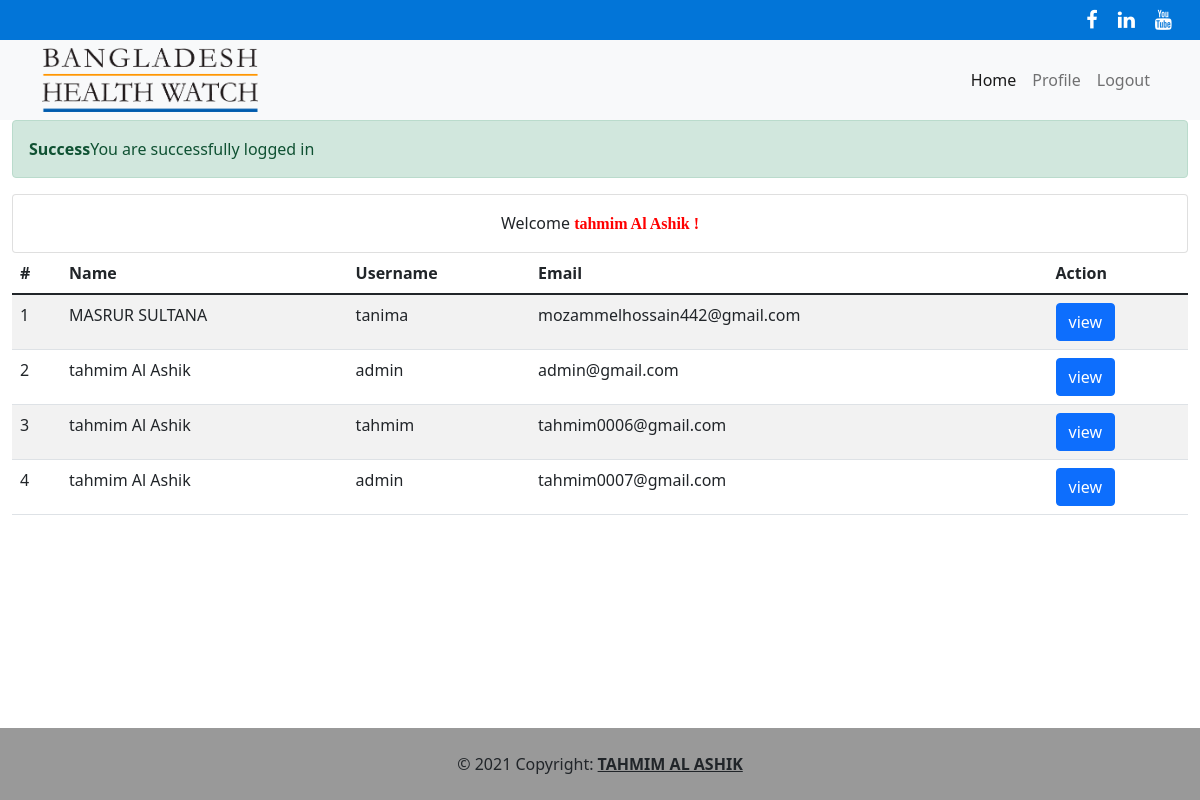
/index.php (signed in), run on the app's committed database.
### tables this page shows
CREATE TABLE `users` (
  `id` int(11) NOT NULL,
  `name` varchar(255) NOT NULL,
  `username` varchar(255) NOT NULL,
  `email` varchar(255) NOT NULL,
  `password` varchar(255) NOT NULL
);

### library/Session.php (called while the page is built, shortened)
<?php
class Session{
    public static function get($key){
        if(isset($_SESSION[$key])){
            return $_SESSION[$key];
        }
        else{
            return false;
        }
    }
}
?>

### library/User.php (called while the page is built, shortened)
<?php
include_once 'Session.php';
include 'ProjectDatabase.php';
class User{
    private $db;
    public function __construct(){
        $this->db= new ProjectDatabase();
    }
    public function getUserData(){
        $sql = "SELECT * FROM users ORDER BY id DESC";
        $query = $this->db->pdo->prepare($sql);
        $query -> execute();
        $result = $query->fetchAll();
        return $result;
    }
}
?>

### library/ProjectDatabase.php (called while the page is built)
<?php
class ProjectDatabase{
    private $dbHost = "localhost";
    private $dbUser = "root";
    private $dbPass = "";
    private $dbName ="brac";
    public $pdo;
    public function __construct(){
        if(!isset($this->pdo)){
            try{
                $link = new PDO("mysql:host=".$this->dbHost.";dbname=".$this->dbName,$this->dbUser,$this->dbPass);
                $link->setAttribute(PDO::ATTR_ERRMODE,PDO::ERRMODE_EXCEPTION);
                $link->exec("SET CHARACTER SET utf8");
                $this-> pdo = $link;
            }catch (PDOException $e){
                echo"failed to connect with Database".$e->getMessage();
            }
        }
    }
}
?>

### index.php (the view, shortened to what this page needs)
<?php
include "includes/header.php";
include "library/user.php";
?>
<?php
  $loginmsg = Session::get("loginmsg");
  if(isset($loginmsg)){
      echo $loginmsg;
  }
?>
<div class="card">
    <div class="card-body text-center">
        Welcome <strong style="color: red; font-family: 'Harlow Solid Italic'"><?php
        $name = Session::get("name");
        if (isset ($name)){
            echo $name;
        }
        ?>
            !
        </strong>
    </div>
</div>
<div class="table-responsive">
<table class="table table-striped">
    <div style="overflow-x:auto;width: 100%">
    <thead>
    <tr>
        <th scope="col">#</th>
        <th scope="col">Name</th>
        <th scope="col">Username</th>
        <th scope="col">Email</th>
        <th scope="col">Action</th>
    </tr>
    </thead>
        <tbody>
        <?php
        $user = new User();
        $userdata = $user->getUserData();
        if($userdata){
            $i=0;
            foreach ($userdata as $data){
                $i++;
                ?>
                <tr>
                    <td> <?php echo $i; ?></td>
                    <td> <?php echo $data ['name'];?></td>
                    <td><?php echo $data ['username'];?></td>
                    <td><?php echo $data ['email'];?></td>
                    <td><a href="profile.php?id=<?php echo $data ['id'];?>"><button type="button" class="btn btn-primary">view</button></a> </td>
                </tr>
         <?php   }} else{ ?>
            <tr><td colspan="5">No User Data Found</td></tr>
            <?php } ?>
    </tbody>
    </div>
</table>
</div>
<?php
include "includes/footer.php";
?>

### includes/header.php (shortened to what this page needs)
<?php
 $filepath = realpath(dirname(__FILE__));
 include_once $filepath.'/../library/Session.php';
?>
<!doctype html>
<html lang="en">
<head>
    <link href="https://cdn.jsdelivr.net/npm/bootstrap@5.1.3/dist/css/bootstrap.min.css" rel="stylesheet">
    <link rel="stylesheet" href="includes/css/style.css" >
    <link  href="http://cdnjs.cloudflare.com/ajax/libs/font-awesome/4.3.0/css/font-awesome.css" rel="stylesheet"  type='text/css'>
</head>
<body>
    <nav class="navbar bd-dark navbar-dark navbar-custom">
        <div class="container-fluid">
            <a  class="navbar-brand ms-auto" style="color: white" target="_blank" href="https://www.facebook.com/Bangladesh-Health-Watch-BHW-109403770656047"><i class="fa fa-facebook"></i></a>
            <a  class="navbar-brand ms-1" style="color: white" target="_blank" href="https://www.linkedin.com/in/bangladesh-health-watch-4800ab206/"><i class="fa fa-linkedin"></i></a>
            <a  class="navbar-brand ms-1" style="color: white" target="_blank" href="https://www.youtube.com/channel/UC0Uf5r2je-CQG-506n0l5_g"><i class="fa fa-youtube"></i></a>
        </div>
    </nav>
    <nav class="navbar navbar-expand-lg navbar-light bg-light custom-navbar">
        <div class="container">
            <a href="https://bangladeshhealthwatch.org">
                <img class="logo " src="assets/images/logo.png"  alt="BHW Logo Image">
            </a>
            <div class="collapse navbar-collapse" id="navbarNavDropdown">
                <ul class="navbar-nav ms-auto">
                    <li class="nav-item">
                        <a class="nav-link active" aria-current="page" href="index.php">Home</a>
                    </li>
                    <?php
                    $id = Session::get("id");
                    $userlogin =Session::get("login");
                    if($userlogin==true){
                    ?>
                    <li class="nav-item">
                        <a class="nav-link" href="profile.php?id=<?php echo $id;?>">Profile</a>
                    </li>
                    <li class="nav-item">
                        <a class="nav-link" href="?action=logout">Logout</a>
                    </li>
                   <?php } ?>
                </ul>
            </div>
        </div>
    </nav>
    <div class="container-fluid">

### includes/footer.php (shortened to what this page needs)
</div>
<footer class="footer fixed-bottom text-center" style="background-color:#999999;">
    <div class="row">
        <div class="text-lg-center p-4">
            © 2021 Copyright:
            <a class="text-reset fw-bold"  href="https://www.linkedin.com/in/tahmim-al-ashik-a31a841b1/">TAHMIM AL ASHIK</a>
        </div>
    </div>
</footer>
</body>
</html>

### includes/css/style.css (style rules this page uses)
.navbar-custom { background-color: #0275d8; height:65% !important; margin:0px auto; left:0; right:0; padding:0; }
.logo { height: 4rem; }

### data on the page
users: name "MASRUR SULTANA", username "tanima", email "mozammelhossain442@gmail.com"
users: name "tahmim Al Ashik", username "admin", email "admin@gmail.com"
users: name "tahmim Al Ashik", username "tahmim", email "tahmim0006@gmail.com"
users: name "tahmim Al Ashik", username "admin", email "tahmim0007@gmail.com"

### other printed values
$loginmsg "Success You are successfully logged in"
$name "tahmim Al Ashik"
